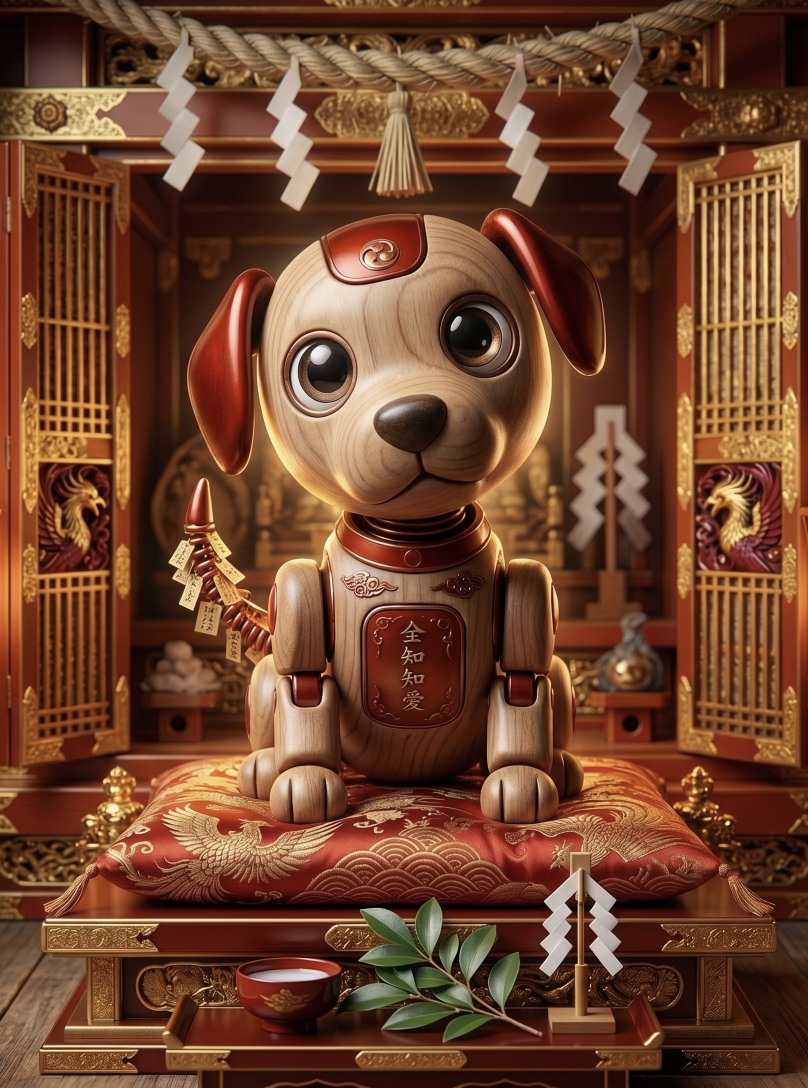
#> input picture docs/img/giinyo-daijin.png, 1616 x 2176 px, found by its file name (shown at 1/2 size)
$ python gen_sns_images.py
#> lines starting #> are read from the running program, lines starting #| are printed output that depends on the picture
#!/usr/bin/env python3
# -*- coding: utf-8 -*-
"""
SNS シェア画像生成スクリプト — 四神の御神託
=====================================
使用: python3 scripts/gen_sns_images.py [--only <race-label>]

入力:
  docs/data/race-notes/{race}.json の finalBets.presentation

出力:
  docs/img/sns/{race}-twitter.png  (1080x1080 正方形)
  docs/img/sns/{race}-tiktok.png   (1080x1920 縦長 9:16)

デザイン:
  - 神社風（朱・金・墨）× 四神カラー
  - Hiragino Mincho / Kakugo フォント
  - 絵文字はビットマップ込みで未対応 → 日本語ラベル（青龍/朱雀/白虎/玄武）で表現
"""
import json
import argparse
from pathlib import Path
from PIL import Image, ImageDraw, ImageFont

BASE = Path('/Users/buntawakase/Desktop/ug-keiba')
OUT_DIR = BASE / 'docs/img/sns'
OUT_DIR.mkdir(parents=True, exist_ok=True)

# ギーニョ大神 御本尊画像 (縦長 1616x2176, アスペクト比 0.743)
GIINYO_IMG_PATH = BASE / 'docs/img/giinyo-daijin.png'
GIINYO_IMG = Image.open(GIINYO_IMG_PATH).convert('RGBA') if GIINYO_IMG_PATH.exists() else None

# ニック Vtuber アバター (正方形クロップ版優先)
_NICK_PATHS = [BASE / 'docs/img/nick-vtuber-square.png',
               BASE / 'docs/img/nick-vtuber.png',
               BASE / 'docs/img/nick.png']
NICK_IMG = None
for _p in _NICK_PATHS:
    if _p.exists():
        NICK_IMG = Image.open(_p).convert('RGBA')
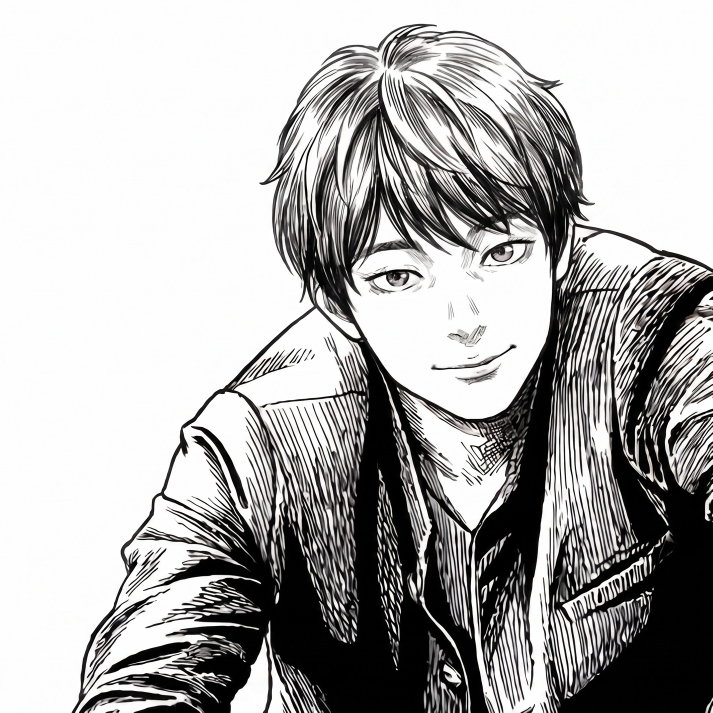
#> input picture docs/img/nick-vtuber-square.png, 1425 x 1425 px, found by its file name (shown at 1/2 size)
        break


# [23 lines left out: function paste_circular, not called in this run]

RACE_MAP = [
    ('2026-04-25-aobasho',  '2026-04-25-tokyo-11r', '青葉賞',    'G2 東京芝2400m',  '2026/04/25 土'),
    ('2026-04-26-floras',   '2026-04-26-tokyo-11r', 'フローラS', 'G2 東京芝2000m',  '2026/04/26 日'),
    ('2026-04-26-milers-c', '2026-04-26-kyoto-11r', 'マイラーズC','G2 京都芝1600m', '2026/04/26 日'),
]

FONT_MINCHO = '/System/Library/Fonts/ヒラギノ明朝 ProN.ttc'
FONT_KAKU_W3 = '/System/Library/Fonts/ヒラギノ角ゴシック W3.ttc'
FONT_KAKU_W8 = '/System/Library/Fonts/ヒラギノ角ゴシック W8.ttc'
FONT_KAKU_W9 = '/System/Library/Fonts/ヒラギノ角ゴシック W9.ttc'

# 神社風カラーパレット
C_PAPER   = (244, 238, 221)  # 和紙
C_PAPER_D = (240, 234, 219)
C_SUMI    = (26, 26, 26)     # 墨
C_SHU     = (155, 45, 48)    # 朱
C_SHU_D   = (122, 30, 30)
C_KIN     = (201, 169, 97)   # 金
C_KIN_D   = (139, 117, 48)
C_MIDORI  = (31, 77, 46)     # 緑（青龍）
C_MUTED   = (127, 117, 100)

# 四神カラー
SHIJIN = {
    'seiryu':  {'jp': '青龍', 'factor': '言霊',  'color': C_MIDORI},
    'suzaku':  {'jp': '朱雀', 'factor': '神眼',  'color': C_SHU},
    'byakko':  {'jp': '白虎', 'factor': 'ラップ', 'color': C_KIN_D},
    'genbu':   {'jp': '玄武', 'factor': '外厩',  'color': (30, 30, 30)},
}

GRADE_COLOR = {
    'S': (196, 154, 61),
    'A': (47, 92, 59),
    'B': (45, 74, 110),
    'C': (160, 102, 84),
    'D': (62, 58, 54),
}


def font(path, size):
    return ImageFont.truetype(path, size)


def text_w(draw, text, fnt):
    bbox = draw.textbbox((0, 0), text, font=fnt)
    return bbox[2] - bbox[0]


def text_h(draw, text, fnt):
    bbox = draw.textbbox((0, 0), text, font=fnt)
    return bbox[3] - bbox[1]


# [4 lines left out: function draw_rounded_rect, not called in this run]


def load_presentation(rn):
    p = BASE / 'docs/data/race-notes' / f'{rn}.json'
    data = json.loads(p.read_text(encoding='utf-8'))
    fb = data.get('finalBets') or {}
    pres = fb.get('presentation')
    if not pres:
        raise RuntimeError(f'{rn}: presentation 未生成。 gen_presentation.py を先に実行してください。')
    return data, fb, pres


# [251 lines left out: functions role_meta, wrap_text, draw_shijin_chip, draw_header, draw_horse_card, draw_buy_box and 1 more, not called in this run]


def gen_twitter(label, rn, race_name, race_meta, date_label):
    """Twitter用 1080x1080 正方形"""
    W, H = 1080, 1080
    img = Image.new('RGB', (W, H), C_PAPER)
    draw = ImageDraw.Draw(img)

    data, fb, pres = load_presentation(rn)
    horses = pres.get('horses') or []

    # 背景：薄い格子
    for i in range(0, H, 40):
        draw.line([(0, i), (W, i)], fill=(238, 232, 213), width=1)

    # ヘッダー
    y = draw_header(draw, W, H, race_name, race_meta, date_label,
                    fb.get('readiness', ''), fb.get('totalSpend', 0), y_start=28)

    # 4頭カード 2x2
    card_margin = 32
    gap = 16
    card_w = (W - 2 * card_margin - gap) // 2
    card_h = 220
    top = y + 16
    for i, ph in enumerate(horses[:4]):
        row = i // 2
        col = i % 2
        x1 = card_margin + col * (card_w + gap)
        y1 = top + row * (card_h + gap)
        draw_horse_card(draw, (x1, y1, x1 + card_w, y1 + card_h), ph, scale=0.85)

    # 買い目ボックス
    by = top + 2 * (card_h + gap) + 8
    draw_buy_box(draw, (card_margin, by, W - card_margin, by + 210), fb)

    # フッター
    draw_footer(draw, W, H, y_pos=H - 56)

    out = OUT_DIR / f'{label}-twitter.png'
    img.save(out, 'PNG', optimize=True)
    print(f'  [twitter] {out}')


# [291 lines left out: functions draw_horse_card_tall, gen_tiktok, gen_youtube, not called in this run]


def main():
    ap = argparse.ArgumentParser()
    ap.add_argument('--only', help='特定レースのみ (2026-04-25-aobasho など)')
    ap.add_argument('--skip-twitter', action='store_true')
    ap.add_argument('--skip-tiktok', action='store_true')
    ap.add_argument('--skip-youtube', action='store_true')
    args = ap.parse_args()

    targets = [r for r in RACE_MAP if not args.only or r[0] == args.only]

    print('=== SNS シェア画像生成 ===')
    for label, rn, race_name, race_meta, date_label in targets:
        print(f'▶ {label}  ({race_name})')
        try:
            if not args.skip_twitter:
                gen_twitter(label, rn, race_name, race_meta, date_label)
            if not args.skip_tiktok:
                gen_tiktok(label, rn, race_name, race_meta, date_label)
            if not args.skip_youtube:
                gen_youtube(label, rn, race_name, race_meta, date_label)
        except Exception as e:
            import traceback
            print(f'  [ERROR] {e}')
            traceback.print_exc()
#> this loop made 3 passes
#> pass 1, in gen_twitter, `img = Image.new('RGB', (W, H), C_PAPER)`:
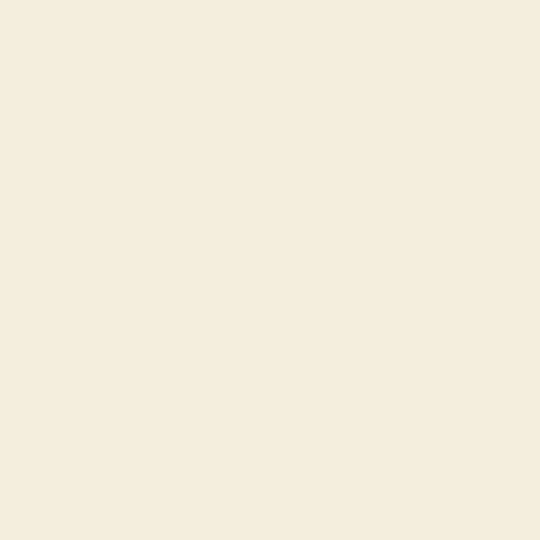
#> img: PIL image 1080x1080 RGB (shown at 1/2 size); mean R, G, B 244, 238, 221


if __name__ == '__main__':
    main()
